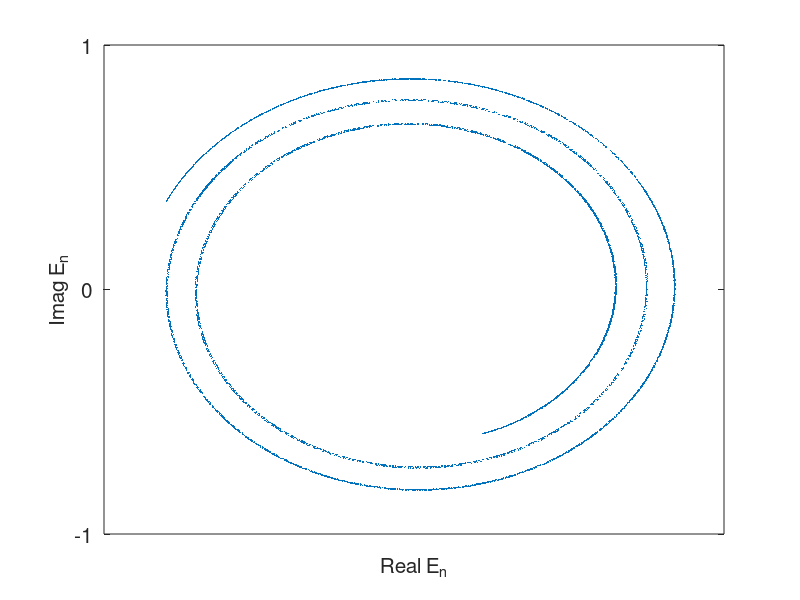

Recreate this plot in MATLAB.
% Program_5b - Iteration of the Ikeda Map.
% Chapter 5 - Electromagnetic Waves and Optical Resonators.
% Copyright Springer 2014. Stephen Lynch.

% Chaotic attractor for the Ikeda map (Figure 5.11(a)).
clear
echo off
A=5;B=0.15;N=10000;
figure;
E=zeros(1,N);x=zeros(1,N);y=zeros(1,N);
E(1)=A;x(1)=A;y(1)=0;
for n=1:N
    E(n+1)=A+B*E(n)*exp(1i*abs(E(n))^2);
    x(n+1)=real(E(n+1));
    y(n+1)=imag(E(n+1));
end
axis([8 12 -2 2])
axis equal
plot(x(50:N),y(50:N),'.','MarkerSize',1);
fsize=15;
set(gca,'XTick',8:1:12,'FontSize',fsize)
set(gca,'YTick',-2:1:2,'FontSize',fsize)
xlabel('Real E_n','FontSize',fsize)
ylabel('Imag E_n','FontSize',fsize)
    
% End of Program_5b.
